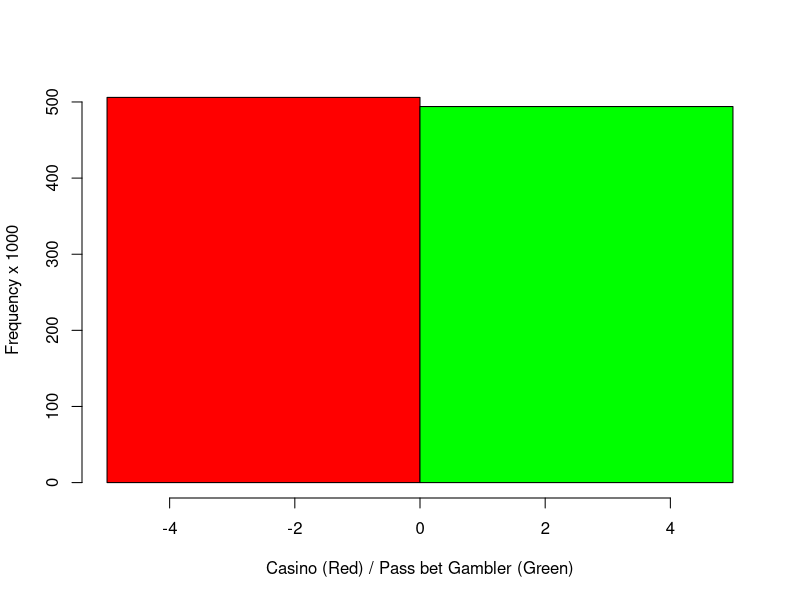
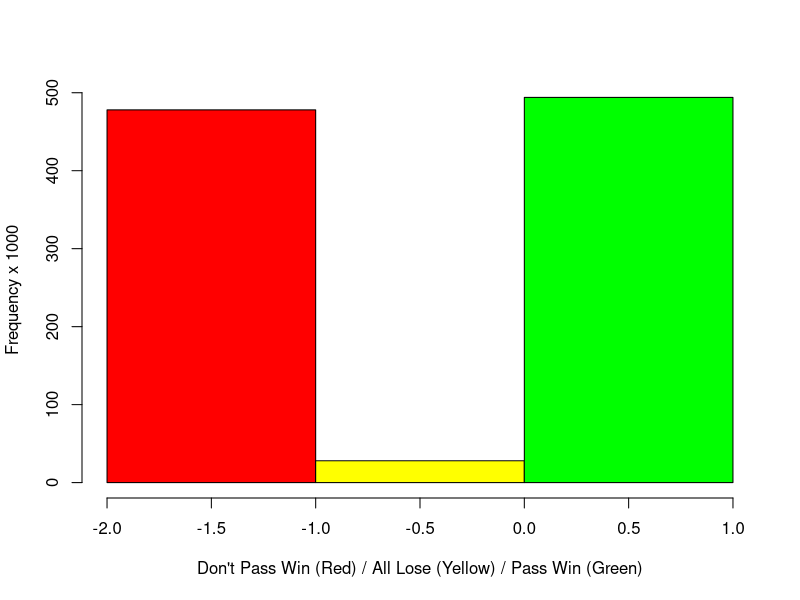
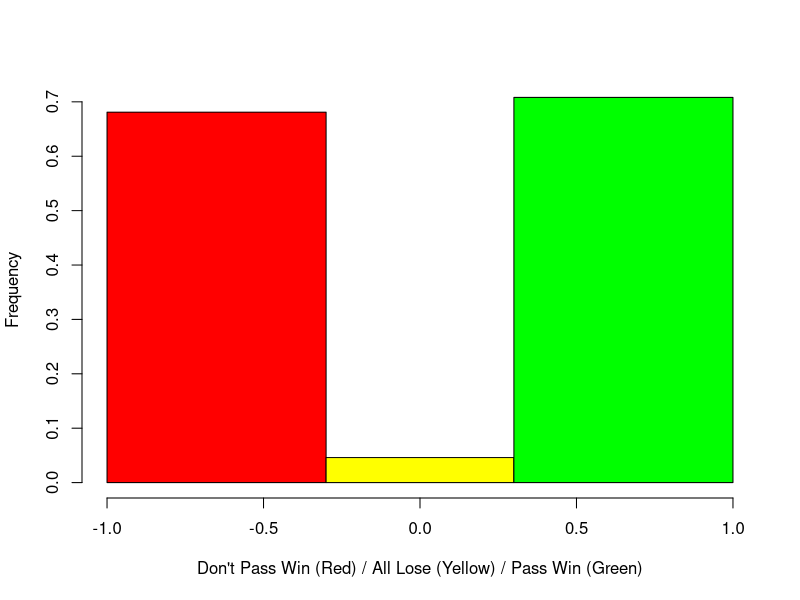

Generate these figures, in order, with R:
## ---- chunk 1
# Added this "clear all" section to make sure we can run use "Chunks/Run All"" without conflict.
# Still does not catch package info, but that will be seen when knit.

# Start with a Clean memory
rm(list=ls())

# Supress warnings particularly during loading of libraries
options(warn=-1)
## ---- chunk 2
# Library and Directory Config

# Add all required packages here. 
required.packages <- c("xtable")

# Check to see if packages in required.packages are installed
have.pkgs <- required.packages %in% installed.packages()

if(length(required.packages) > sum(have.pkgs)){
  install.packages(required.packages[!have.pkgs])
}

for(pkg in required.packages){
  library(pkg, character.only = TRUE, quietly=TRUE, warn.conflicts=FALSE)
}

# Make sure we're in the right working directory:  "Code"
if("Code" %in% list.files()){
  setwd("Code")
}

if(!("Code" %in% list.files("..")))
{
  stop
}

# Disable scientific notation
options(xtable.comment = FALSE)
## ---- chunk 3
win <- 3/36*3/9*2 + 4/36*4/10*2 + 5/36*5/11*2 + 6/36 + 2/36
## ---- chunk 4
df <- data.frame(bins=c(runif(1,0,1)))
for (i in 1:(round(win,3)*1000)) {
  df <- rbind(df, data.frame(bins=c(1)))
}
for (i in 1:((1-round(win,3)-round(1/36,3))*1000-1)) {
  df <- rbind(df, data.frame(bins=c(runif(1,-2,-1))))
}
for (i in 1:(round(1/36,3)*1000)) {
  df <- rbind(df, data.frame(bins=c(runif(1,-1,0))))
}
# cat("Graphical representation of Shooter's Lose/Win:\n")
hist(df$bins, breaks=1.5, col=c("red","green"), main="", xlab="Casino (Red) / Pass bet Gambler (Green)", ylab="Frequency x 1000")
## ---- chunk 5
# cat("Graphical representation of Pass / Don't Pass Win:\n")
boundaries <- seq(-2, 1, by=1);
colors = c("red", "yellow", "green")
hist(df$bins, breaks=boundaries, col=colors, main="", xlab="Don't Pass Win (Red) / All Lose (Yellow) / Pass Win (Green)", ylab="Frequency x 1000")
## ---- chunk 6
# Number of simulation
N = 10000
cat("Number of simulations = ", N, sep="")

# Define data frame
# First roll: dice1 = fx, dice2 = fy
# Last roll:  dice1 = lx, dice2 = ly
# n = number of rolls
# flag: -1 = Don't Pass, 1 = Pass, 0 = Boxcars
data = data.frame(fx=c(0), fy=c(0), lx=c(0), ly=c(0), n=c(0), flag=c(NA))

for (i in 1:N) {
  
  # n: number of times dice rolls
  n <- 1
  
  # First roll
  fx <- sample(1:6,1)
  fy <- sample(1:6,1)
  shooter <- fx + fy
  
  if (shooter == 12){
    data <- rbind(data, data.frame(fx=c(fx), fy=c(fy), lx=c(""), ly=c(""), n=c(n), flag=c(0)))
  } else if ((shooter == 7)||(shooter==11)){
    data <- rbind(data, data.frame(fx=c(fx), fy=c(fy), lx=c(""), ly=c(""), n=c(n), flag=c(1)))
  } else if ((shooter == 2)||(shooter==3)){
    data <- rbind(data, data.frame(fx=c(fx), fy=c(fy), lx=c(""), ly=c(""), n=c(n), flag=c(-1)))
  } else{
    point <- shooter

    repeat{
      n <- n + 1
      
      # n-th roll
      lx <- sample(1:6,1)
      ly <- sample(1:6,1)

      if (lx + ly == 7){
        data <- rbind(data, data.frame(fx=c(fx), fy=c(fy), lx=c(lx), ly=c(ly), n=c(n), flag=c(-1)))
        break
      }
      else if (lx + ly == point){
        data <- rbind(data, data.frame(fx=c(fx), fy=c(fy), lx=c(lx), ly=c(ly), n=c(n), flag=c(1)))
        break
      }
    }
  }
}

# Remove first row inserted at part of initialization
data <- data[!is.na(data$flag),]
#print(data, row.names = FALSE)
## ---- chunk 7
print(head(data, n=25), row.names=FALSE)
## ---- chunk 8
print(tail(data, n=10), row.names=FALSE)
## ---- chunk 9
hist(data$flag, breaks=c(-1,-0.3,0.3,1), col=c("red","yellow","green"), main="", xlab="Don't Pass Win (Red) / All Lose (Yellow) / Pass Win (Green)", ylab="Frequency")
